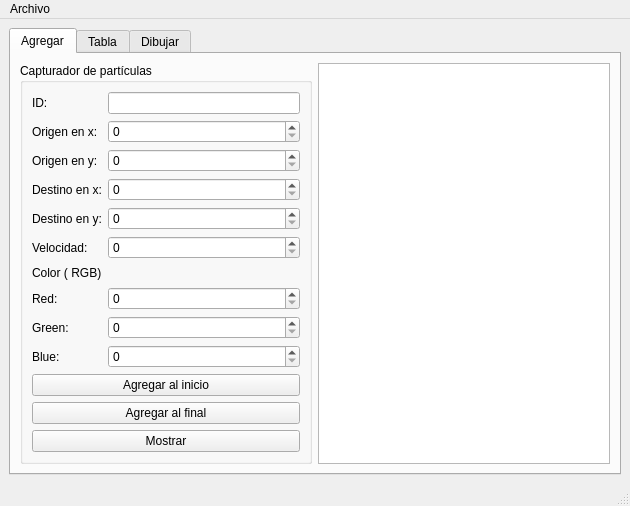
<?xml version="1.0" encoding="UTF-8"?>
<ui version="4.0">
 <class>MainWindow</class>
 <widget class="QMainWindow" name="MainWindow">
  <property name="geometry">
   <rect>
    <x>0</x>
    <y>0</y>
    <width>630</width>
    <height>478</height>
   </rect>
  </property>
  <property name="cursor">
   <cursorShape>ArrowCursor</cursorShape>
  </property>
  <property name="windowTitle">
   <string>MainWindow</string>
  </property>
  <property name="documentMode">
   <bool>false</bool>
  </property>
  <widget class="QWidget" name="centralwidget">
   <layout class="QGridLayout" name="gridLayout_5">
    <item row="0" column="0">
     <widget class="QTabWidget" name="tabWidget">
      <property name="currentIndex">
       <number>0</number>
      </property>
      <widget class="QWidget" name="tab">
       <attribute name="title">
        <string>Agregar</string>
       </attribute>
       <layout class="QGridLayout" name="gridLayout_2">
        <item row="0" column="0">
         <widget class="QGroupBox" name="groupBox">
          <property name="title">
           <string>Capturador de partículas</string>
          </property>
          <layout class="QGridLayout" name="gridLayout">
           <item row="11" column="0" colspan="2">
            <widget class="QPushButton" name="agregar_final_pushButton">
             <property name="text">
              <string>Agregar al final</string>
             </property>
            </widget>
           </item>
           <item row="8" column="0">
            <widget class="QLabel" name="label_9">
             <property name="text">
              <string>Green:</string>
             </property>
            </widget>
           </item>
           <item row="10" column="0" colspan="2">
            <widget class="QPushButton" name="agregar_inicio_pushButton">
             <property name="text">
              <string>Agregar al inicio</string>
             </property>
            </widget>
           </item>
           <item row="2" column="0">
            <widget class="QLabel" name="label_3">
             <property name="text">
              <string>Origen en y:</string>
             </property>
            </widget>
           </item>
           <item row="4" column="1">
            <widget class="QSpinBox" name="destino_y_spinBox">
             <property name="maximum">
              <number>500</number>
             </property>
            </widget>
           </item>
           <item row="1" column="0">
            <widget class="QLabel" name="label_2">
             <property name="text">
              <string>Origen en x:</string>
             </property>
            </widget>
           </item>
           <item row="6" column="0">
            <widget class="QLabel" name="label_7">
             <property name="text">
              <string>Color ( RGB)</string>
             </property>
            </widget>
           </item>
           <item row="0" column="0">
            <widget class="QLabel" name="label">
             <property name="text">
              <string>ID:</string>
             </property>
            </widget>
           </item>
           <item row="9" column="0">
            <widget class="QLabel" name="label_10">
             <property name="text">
              <string>Blue:</string>
             </property>
            </widget>
           </item>
           <item row="12" column="0" colspan="2">
            <widget class="QPushButton" name="mostrar_pushButton">
             <property name="text">
              <string>Mostrar</string>
             </property>
            </widget>
           </item>
           <item row="2" column="1">
            <widget class="QSpinBox" name="origen_y_spinBox">
             <property name="maximum">
              <number>500</number>
             </property>
            </widget>
           </item>
           <item row="7" column="1">
            <widget class="QSpinBox" name="red_spinBox">
             <property name="enabled">
              <bool>true</bool>
             </property>
             <property name="maximum">
              <number>255</number>
             </property>
            </widget>
           </item>
           <item row="1" column="1">
            <widget class="QSpinBox" name="origen_x_spinBox">
             <property name="maximum">
              <number>500</number>
             </property>
            </widget>
           </item>
           <item row="7" column="0">
            <widget class="QLabel" name="label_8">
             <property name="text">
              <string>Red:</string>
             </property>
            </widget>
           </item>
           <item row="8" column="1">
            <widget class="QSpinBox" name="green_spinBox">
             <property name="maximum">
              <number>255</number>
             </property>
            </widget>
           </item>
           <item row="9" column="1">
            <widget class="QSpinBox" name="blue_spinBox">
             <property name="maximum">
              <number>255</number>
             </property>
            </widget>
           </item>
           <item row="5" column="1">
            <widget class="QSpinBox" name="velocidad_spinBox">
             <property name="maximum">
              <number>500</number>
             </property>
            </widget>
           </item>
           <item row="3" column="0">
            <widget class="QLabel" name="label_4">
             <property name="text">
              <string>Destino en x:</string>
             </property>
            </widget>
           </item>
           <item row="3" column="1">
            <widget class="QSpinBox" name="destino_x_spinBox">
             <property name="maximum">
              <number>500</number>
             </property>
            </widget>
           </item>
           <item row="5" column="0">
            <widget class="QLabel" name="label_6">
             <property name="text">
              <string>Velocidad:</string>
             </property>
            </widget>
           </item>
           <item row="4" column="0">
            <widget class="QLabel" name="label_5">
             <property name="text">
              <string>Destino en y:</string>
             </property>
            </widget>
           </item>
           <item row="0" column="1">
            <widget class="QLineEdit" name="id_lineEdit"/>
           </item>
          </layout>
         </widget>
        </item>
        <item row="0" column="1">
         <widget class="QPlainTextEdit" name="cuadro"/>
        </item>
       </layout>
      </widget>
      <widget class="QWidget" name="tab_2">
       <attribute name="title">
        <string>Tabla</string>
       </attribute>
       <layout class="QGridLayout" name="gridLayout_4">
        <item row="0" column="0" colspan="3">
         <widget class="QTableWidget" name="tabla"/>
        </item>
        <item row="1" column="0">
         <widget class="QLineEdit" name="buscar_lineEdit">
          <property name="placeholderText">
           <string>Id de la particula:</string>
          </property>
         </widget>
        </item>
        <item row="1" column="1">
         <widget class="QPushButton" name="buscar_pushButton">
          <property name="text">
           <string>Buscar</string>
          </property>
         </widget>
        </item>
        <item row="1" column="2">
         <widget class="QPushButton" name="mostrar_tabla_pushButton">
          <property name="text">
           <string>Mostrar</string>
          </property>
         </widget>
        </item>
       </layout>
      </widget>
      <widget class="QWidget" name="tab_3">
       <attribute name="title">
        <string>Dibujar</string>
       </attribute>
       <layout class="QGridLayout" name="gridLayout_3">
        <item row="0" column="0" colspan="2">
         <widget class="QGraphicsView" name="graphicsView"/>
        </item>
        <item row="1" column="0">
         <widget class="QPushButton" name="dibujar">
          <property name="text">
           <string>Dibujar</string>
          </property>
         </widget>
        </item>
        <item row="1" column="1">
         <widget class="QPushButton" name="limpiar">
          <property name="text">
           <string>Limpiar</string>
          </property>
         </widget>
        </item>
       </layout>
      </widget>
     </widget>
    </item>
   </layout>
  </widget>
  <widget class="QMenuBar" name="menubar">
   <property name="geometry">
    <rect>
     <x>0</x>
     <y>0</y>
     <width>630</width>
     <height>21</height>
    </rect>
   </property>
   <widget class="QMenu" name="menuGuardar">
    <property name="title">
     <string>Archivo</string>
    </property>
    <addaction name="actionAbrir"/>
    <addaction name="actionGuardar"/>
    <addaction name="actionOrdenar"/>
   </widget>
   <addaction name="menuGuardar"/>
  </widget>
  <widget class="QStatusBar" name="statusbar"/>
  <action name="actionAbrir">
   <property name="text">
    <string>Abrir</string>
   </property>
   <property name="shortcut">
    <string>Ctrl+O</string>
   </property>
  </action>
  <action name="actionGuardar">
   <property name="text">
    <string>Guardar</string>
   </property>
   <property name="shortcut">
    <string>Ctrl+S</string>
   </property>
  </action>
  <action name="actionOrdenar">
   <property name="text">
    <string>Ordenar</string>
   </property>
  </action>
 </widget>
 <resources/>
 <connections/>
</ui>
